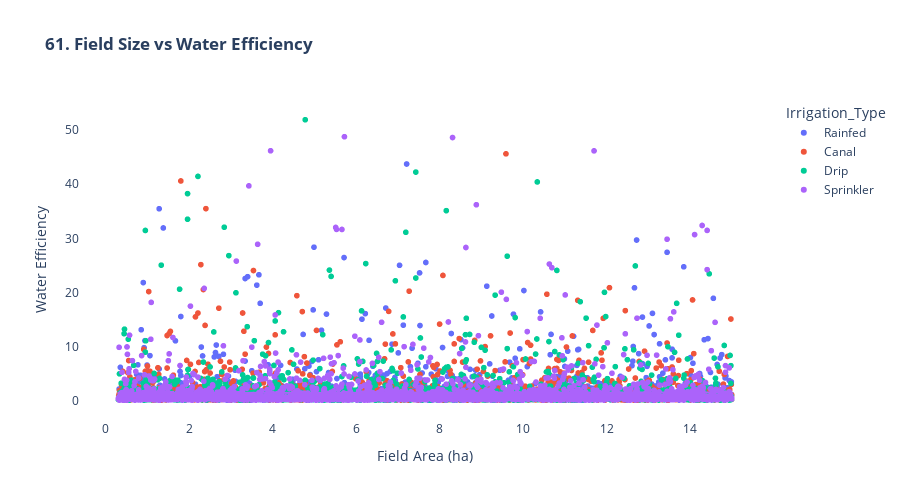

The cell this chart's notebook holds for it:
### Markdown cell above
### *61. Field Size vs Efficiency*

### Code cell
print("\n61. Field Size Efficiency...")

df['Water_Efficiency'] = df['Soil_Moisture'] / (df['Previous_Irrigation_mm'] + 1)
fig61 = px.scatter(df, x='Field_Area_hectare', y='Water_Efficiency', 
                  color='Irrigation_Type', trendline='ols',
                  title='<b>61. Field Size vs Water Efficiency</b>',
                  labels={'Field_Area_hectare': 'Field Area (ha)', 
                         'Water_Efficiency': 'Water Efficiency'})

fig61.update_layout(height=500, plot_bgcolor='white')
fig61.show()

### Figure 1 — Plotly figure (JSON) as saved in the notebook; plotly's stock layout.template omitted (floating-point values rounded to 4 significant figures; data arrays with more than 128 entries replaced by an {"elided": "..."} marker saying what was removed)
{"data": [{"hovertemplate": "Irrigation_Type=Rainfed<br>Field Area (ha)=%{x}<br>Water Efficiency=%{y}<extra></extra>", "legendgroup": "Rainfed", "marker": {"color": "#636efa", "symbol": "circle"}, "mode": "markers", "name": "Rainfed", "showlegend": true, "type": "scattergl", "x": {"elided": "2511 float values"}, "xaxis": "x", "y": {"elided": "2511 float values"}, "yaxis": "y"}, {"hovertemplate": "<b>OLS trendline</b><br>Water_Efficiency = -0.00433802 * Field_Area_hectare + 1.47282<br>R<sup>2</sup>=0.000038<br><br>Irrigation_Type=Rainfed<br>Field Area (ha)=%{x}<br>Water Efficiency=%{y} <b>(trend)</b><extra></extra>", "legendgroup": "Rainfed", "marker": {"color": "#636efa", "symbol": "circle"}, "mode": "lines", "name": "Rainfed", "showlegend": false, "type": "scattergl", "x": {"elided": "2511 float values"}, "xaxis": "x", "y": {"elided": "2511 float values"}, "yaxis": "y"}, {"hovertemplate": "Irrigation_Type=Canal<br>Field Area (ha)=%{x}<br>Water Efficiency=%{y}<extra></extra>", "legendgroup": "Canal", "marker": {"color": "#EF553B", "symbol": "circle"}, "mode": "markers", "name": "Canal", "showlegend": true, "type": "scattergl", "x": {"elided": "2467 float values"}, "xaxis": "x", "y": {"elided": "2467 float values"}, "yaxis": "y"}, {"hovertemplate": "<b>OLS trendline</b><br>Water_Efficiency = -0.0250859 * Field_Area_hectare + 1.55346<br>R<sup>2</sup>=0.001510<br><br>Irrigation_Type=Canal<br>Field Area (ha)=%{x}<br>Water Efficiency=%{y} <b>(trend)</b><extra></extra>", "legendgroup": "Canal", "marker": {"color": "#EF553B", "symbol": "circle"}, "mode": "lines", "name": "Canal", "showlegend": false, "type": "scattergl", "x": {"elided": "2467 float values"}, "xaxis": "x", "y": {"elided": "2467 float values"}, "yaxis": "y"}, {"hovertemplate": "Irrigation_Type=Drip<br>Field Area (ha)=%{x}<br>Water Efficiency=%{y}<extra></extra>", "legendgroup": "Drip", "marker": {"color": "#00cc96", "symbol": "circle"}, "mode": "markers", "name": "Drip", "showlegend": true, "type": "scattergl", "x": {"elided": "2495 float values"}, "xaxis": "x", "y": {"elided": "2495 float values"}, "yaxis": "y"}, {"hovertemplate": "<b>OLS trendline</b><br>Water_Efficiency = -0.0246717 * Field_Area_hectare + 1.68818<br>R<sup>2</sup>=0.000913<br><br>Irrigation_Type=Drip<br>Field Area (ha)=%{x}<br>Water Efficiency=%{y} <b>(trend)</b><extra></extra>", "legendgroup": "Drip", "marker": {"color": "#00cc96", "symbol": "circle"}, "mode": "lines", "name": "Drip", "showlegend": false, "type": "scattergl", "x": {"elided": "2495 float values"}, "xaxis": "x", "y": {"elided": "2495 float values"}, "yaxis": "y"}, {"hovertemplate": "Irrigation_Type=Sprinkler<br>Field Area (ha)=%{x}<br>Water Efficiency=%{y}<extra></extra>", "legendgroup": "Sprinkler", "marker": {"color": "#ab63fa", "symbol": "circle"}, "mode": "markers", "name": "Sprinkler", "showlegend": true, "type": "scattergl", "x": {"elided": "2527 float values"}, "xaxis": "x", "y": {"elided": "2527 float values"}, "yaxis": "y"}, {"hovertemplate": "<b>OLS trendline</b><br>Water_Efficiency = 0.00791817 * Field_Area_hectare + 1.39646<br>R<sup>2</sup>=0.000092<br><br>Irrigation_Type=Sprinkler<br>Field Area (ha)=%{x}<br>Water Efficiency=%{y} <b>(trend)</b><extra></extra>", "legendgroup": "Sprinkler", "marker": {"color": "#ab63fa", "symbol": "circle"}, "mode": "lines", "name": "Sprinkler", "showlegend": false, "type": "scattergl", "x": {"elided": "2527 float values"}, "xaxis": "x", "y": {"elided": "2527 float values"}, "yaxis": "y"}], "layout": {"height": 500, "legend": {"title": {"text": "Irrigation_Type"}, "tracegroupgap": 0}, "plot_bgcolor": "white", "title": {"text": "<b>61. Field Size vs Water Efficiency</b>"}, "xaxis": {"anchor": "y", "domain": [0, 1], "title": {"text": "Field Area (ha)"}}, "yaxis": {"anchor": "x", "domain": [0, 1], "title": {"text": "Water Efficiency"}}}}
